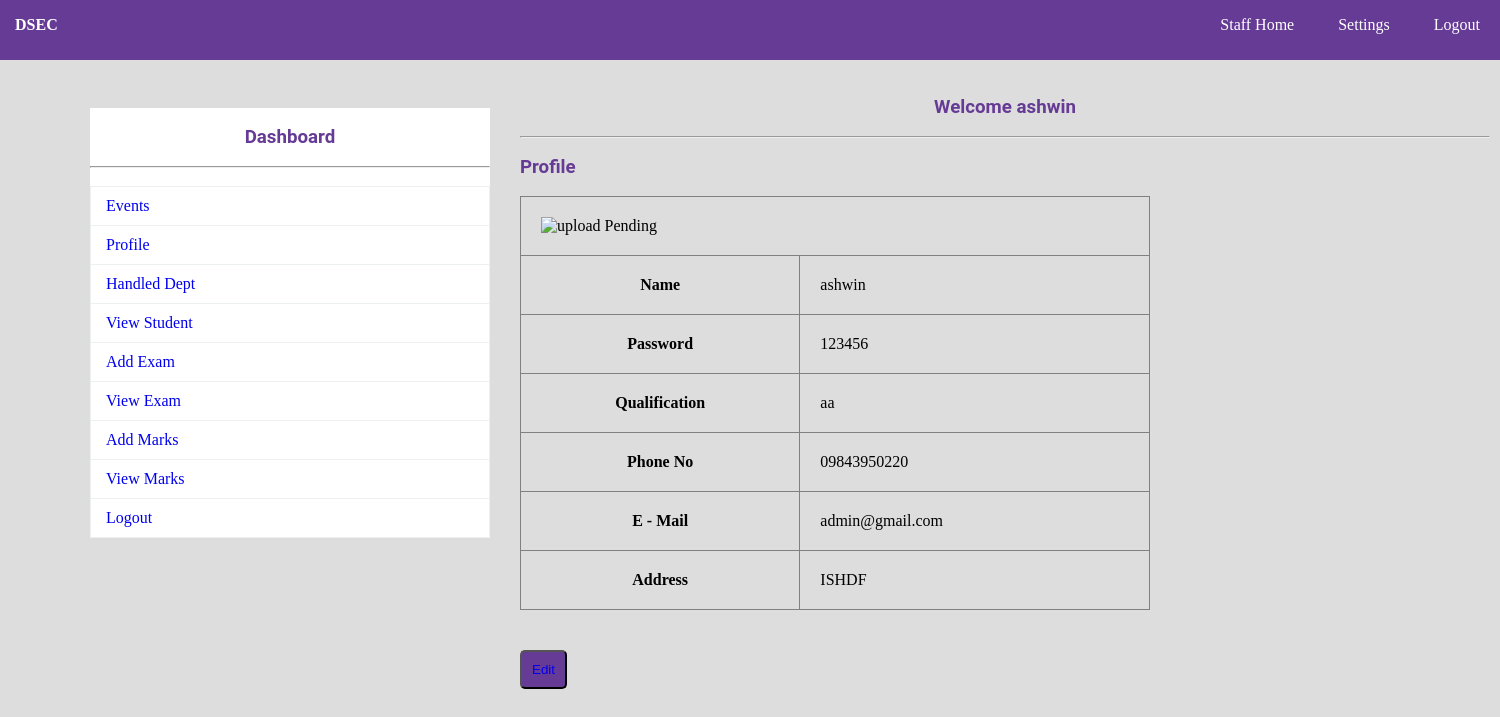
The app's page /college/profile_staff.php (signed in) with its own data.
### tables this page shows
CREATE TABLE `staff` (
  `TID` int(11) NOT NULL,
  `TNAME` varchar(150) NOT NULL,
  `TPASS` varchar(150) NOT NULL,
  `QUAL` varchar(150) NOT NULL,
  `PNO` varchar(150) NOT NULL,
  `MAIL` varchar(150) NOT NULL,
  `PADDR` text NOT NULL,
  `IMG` varchar(150) NOT NULL
);

### college/profile_staff.php (the view, shortened to what this page needs)
<?php
	include"database.php";
	$sql="SELECT * FROM staff WHERE TID={$_SESSION["TID"]}";
		$res=$db->query($sql);
		if($res->num_rows>0)
		{
			$row=$res->fetch_assoc();
		}
?>
<!DOCTYPE html>
<html>
	<head>
		<link rel="stylesheet" type="text/css" href="css/style.css">
	</head>
	<body>
		<?php include"navbar.php";?><br>
			<div id="section">
				<?php include"sidebar.php";?><br>
					<h3 class="text">Welcome <?php echo $_SESSION["TNAME"]; ?></h3><br><hr><br>
					<div class="rbox1">
					<h3> Profile</h3><br>
						<table border="1px">
							<tr><td colspan="2"><img src="<?php echo $row["IMG"] ?>" height="100" width="100" alt="upload Pending"></td></tr>
							<tr><th>Name </th> <td><?php echo $row["TNAME"] ?> </td></tr>
							<tr><th>Password </th> <td> <?php echo $row["TPASS"] ?>  </td></tr>
							<tr><th>Qualification </th> <td><?php echo $row["QUAL"] ?>  </td></tr>
							<tr><th>Phone No </th> <td> <?php echo $row["PNO"] ?> </td></tr>
							<tr><th>E - Mail </th> <td> <?php echo $row["MAIL"] ?> </td></tr>
							<tr><th>Address </th> <td> <?php echo $row["PADDR"] ?> </td></tr>
						</table>
						<button class="btn"><a href="profile_staff_edit.php">Edit</button>
					</div>
				</div>
	</body>
</html>

### college/css/style.css (style rules this page uses)
* { padding:0px; margin:0px; }
html { background:#dddddd; }
a { text-decoration:none; }
h1,h2,h3,h4,h5,h6,label { font-family:roboto; color:#663b95; }
.btn { border-radius:5px; padding:10px; background:#663b95; color:white; margin-top:40px; }
.text { text-align:center; }
#section { height:auto; width:1400px; margin-left:90px; font-family:cambria; }
tr,td,th { padding:20px; }
table { border-collapse:collapse; }
.rbox1 { width:45%; float:left; }
.rbox1 table { width:100%; }

### records on screen
staff: TNAME "ashwin", TPASS "123456", QUAL "aa", PNO "09843950220", MAIL "admin@gmail.com", PADDR "ISHDF"

### other values on screen
$_SESSION["TNAME"] "ashwin"
